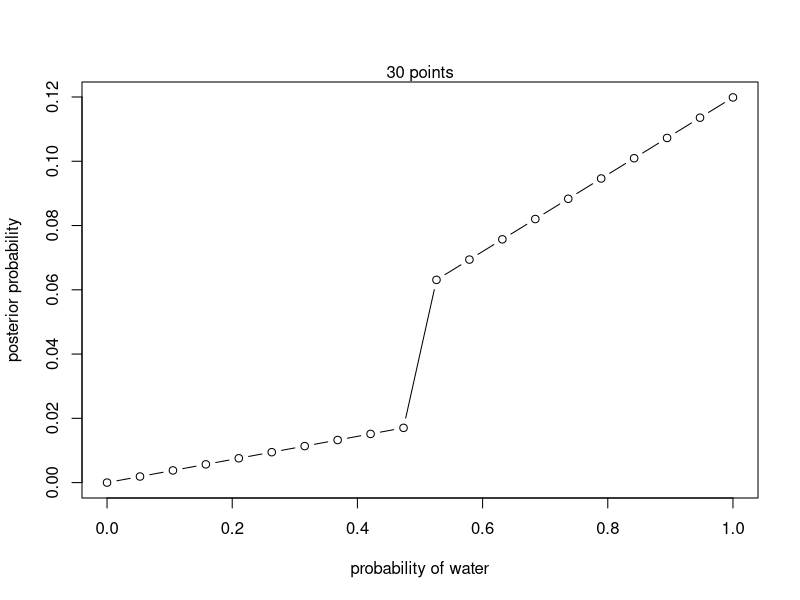

Reproduce this figure in R. (Note: this script raises an error after producing the figure.)
# The probability of earth when seeing land

p_grid <- seq(from=0, to=1, length.out=20)
prior <- ifelse(p_grid > 0.5, 1 , 0.3) # probability of getting land

likelihood <- dbinom(1 , 1 , prob=p_grid) #we got land

unstd.post <- prior * likelihood
post <- unstd.post / sum(unstd.post) 

plot( p_grid , post , type="b" ,
xlab="probability of water" , ylab="posterior probability" )
mtext( "30 points" )
print(precis(post))

#Gave up.